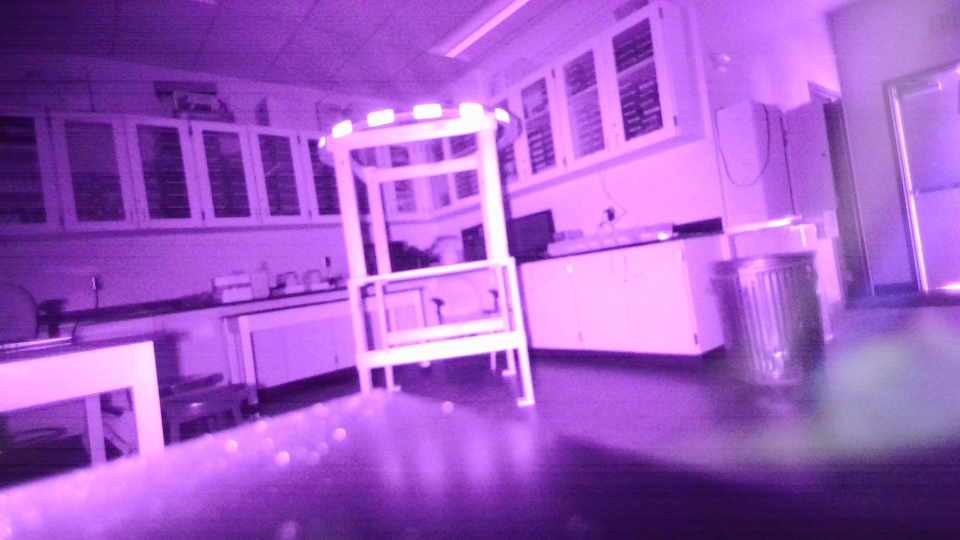
#> input picture photos/750.jpg, 1920 x 1080 px (shown at 1/2 size)
$ python basic.py
#> lines starting #> are read from the running program, lines starting #| are printed output that depends on the picture; after the words box and inside, x2 and y2 are one past the last pixel; in counts of white or black regions, pixels touching at a corner belong together
import cv2 as cv

img = cv.imread('photos/750.jpg')
#> img is the input picture: shape (1080, 1920, 3); mean B, G, R 196.9, 92.5, 160.4
#cv.imshow('photos/750.jpg', img)

blur = cv.GaussianBlur(img, (9,9), cv.BORDER_DEFAULT)
#cv.imshow('Blur', blur)
canny = cv.Canny(blur, 125, 175)
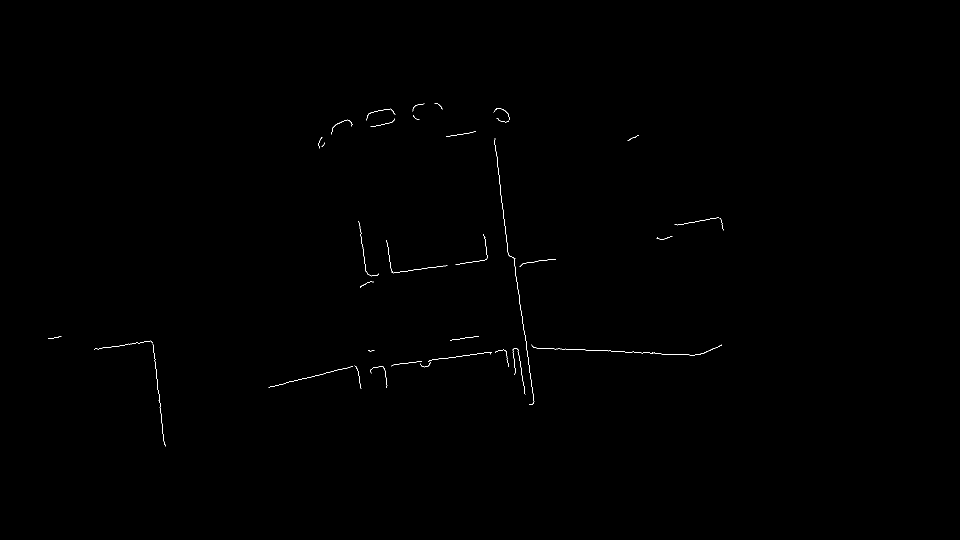
#> canny: shape (1080, 1920) (shown at 1/2 size); 0.16% white in thin lines or dots, all inside (x1, y1, x2, y2) = (96, 206, 1447, 893)
#cv.imshow('Edges', canny)

dilated = cv.dilate(canny, (7, 7), iterations = 3)
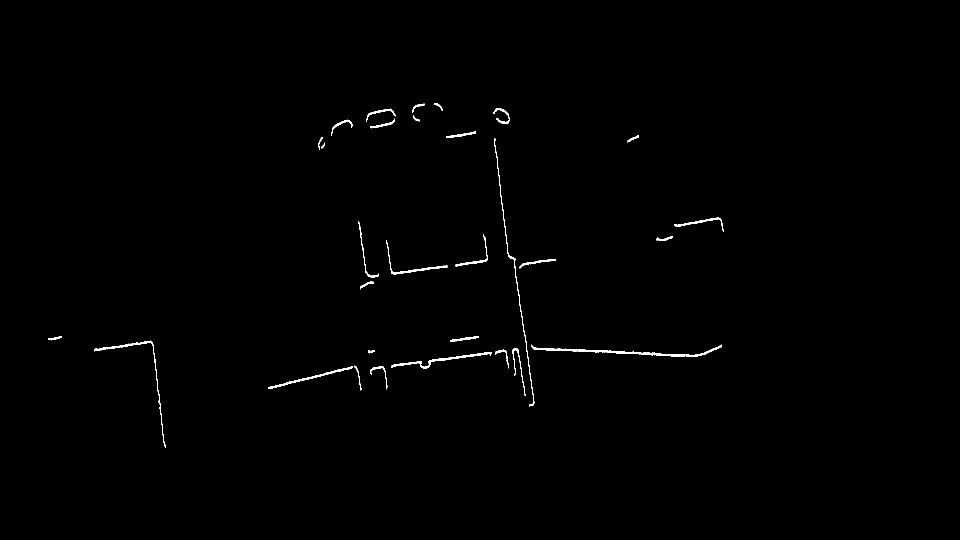
#> dilated: shape (1080, 1920) (shown at 1/2 size); 0.46% white; 32 white regions, largest, box (x1, y1, x2, y2) and area: (1063, 689, 1444, 714) 1546, (783, 704, 984, 738) 858, (989, 276, 1069, 813) 844
#cv.imshow('Dilated', dilated)

eroded = cv.erode(dilated, (7, 7), iterations=3)
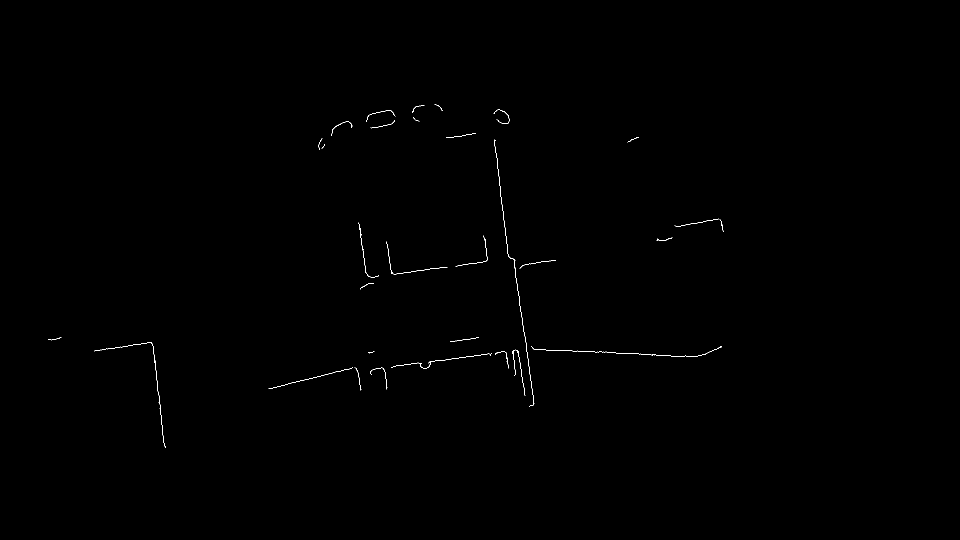
#> eroded: shape (1080, 1920) (shown at 1/2 size); 0.16% white in thin lines or dots, all inside (x1, y1, x2, y2) = (96, 209, 1447, 896)
#cv.imshow('Eroded', eroded)

resized = cv.resize(img, (1024, 432))
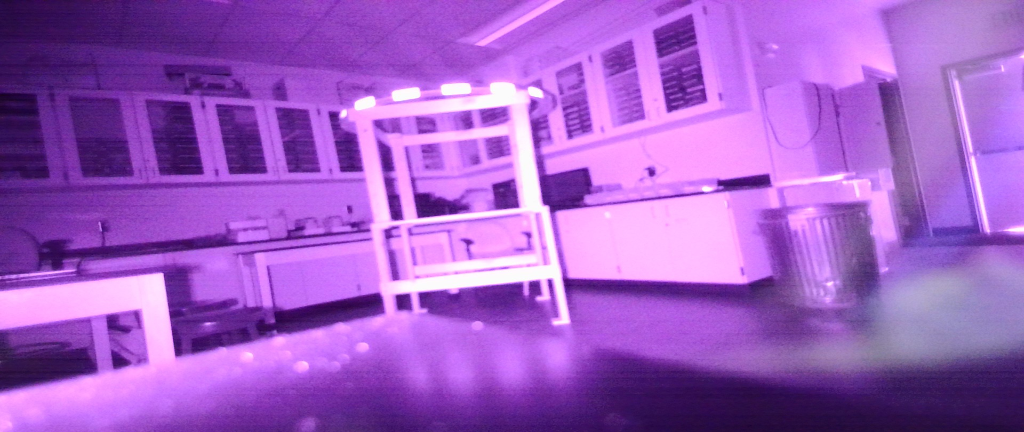
#> resized: shape (432, 1024, 3); mean B, G, R 196.9, 92.5, 160.3
#cv.imshow('Resized', resized)

cropped = img[50:400, 50:400]
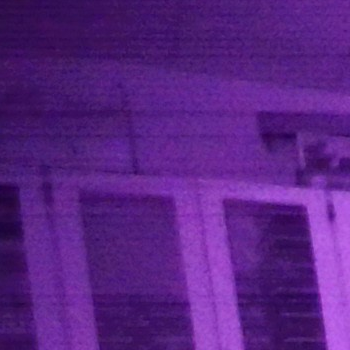
#> cropped: shape (350, 350, 3); mean B, G, R 131.8, 34.2, 89.6
cv.imshow('Cropped', cropped)

cv.waitKey(0)

$ run again, with photos/162.jpg copied over photos/750.jpg
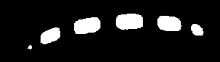
#> input picture photos/162.jpg, 220 x 62 px
#> img is the input picture: shape (62, 220, 3); min 0, max 255, mean 26.5
#> `canny = cv.Canny(blur, 125, 175)`:
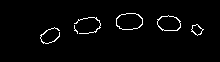
#> canny: shape (62, 220); 2.4% white in thin lines or dots, all inside (x1, y1, x2, y2) = (40, 13, 204, 44)
#> dilated: shape (62, 220); 7% white; 5 white regions, box (x1, y1, x2, y2) and area: (116, 13, 143, 33) 234, (74, 17, 101, 37) 233, (157, 15, 181, 34) 212, (40, 27, 60, 47) 177, (191, 24, 204, 39) 105
#> eroded: shape (62, 220); 2.5% white in thin lines or dots, all inside (x1, y1, x2, y2) = (40, 16, 204, 47)
#> `resized = cv.resize(img, (1024, 432))`:
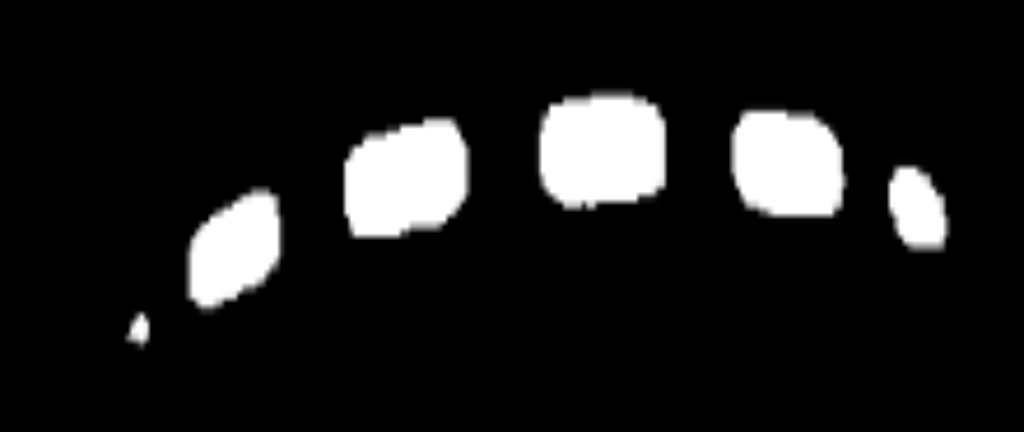
#> resized: shape (432, 1024, 3); min 0, max 255, mean 26.5
